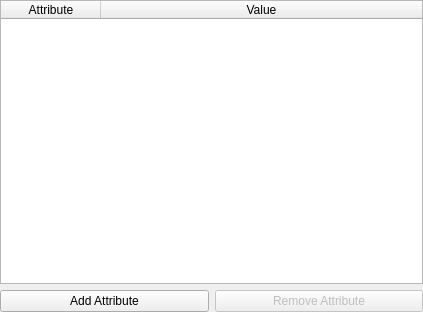
<?xml version="1.0" encoding="UTF-8"?>
<ui version="4.0">
 <class>AttributesWidget</class>
 <widget class="QWidget" name="AttributesWidget">
  <property name="geometry">
   <rect>
    <x>0</x>
    <y>0</y>
    <width>423</width>
    <height>312</height>
   </rect>
  </property>
  <property name="windowTitle">
   <string>Form</string>
  </property>
  <layout class="QVBoxLayout" name="verticalLayout">
   <property name="leftMargin">
    <number>0</number>
   </property>
   <property name="topMargin">
    <number>0</number>
   </property>
   <property name="rightMargin">
    <number>0</number>
   </property>
   <property name="bottomMargin">
    <number>0</number>
   </property>
   <item>
    <widget class="QTableWidget" name="attributes">
     <property name="alternatingRowColors">
      <bool>true</bool>
     </property>
     <attribute name="horizontalHeaderStretchLastSection">
      <bool>true</bool>
     </attribute>
     <attribute name="verticalHeaderVisible">
      <bool>false</bool>
     </attribute>
     <column>
      <property name="text">
       <string>Attribute</string>
      </property>
     </column>
     <column>
      <property name="text">
       <string>Value</string>
      </property>
     </column>
    </widget>
   </item>
   <item>
    <layout class="QHBoxLayout" name="horizontalLayout">
     <item>
      <widget class="QPushButton" name="add">
       <property name="text">
        <string>Add Attribute</string>
       </property>
      </widget>
     </item>
     <item>
      <widget class="QPushButton" name="remove">
       <property name="enabled">
        <bool>false</bool>
       </property>
       <property name="text">
        <string>Remove Attribute</string>
       </property>
      </widget>
     </item>
    </layout>
   </item>
  </layout>
 </widget>
 <resources/>
 <connections/>
</ui>
